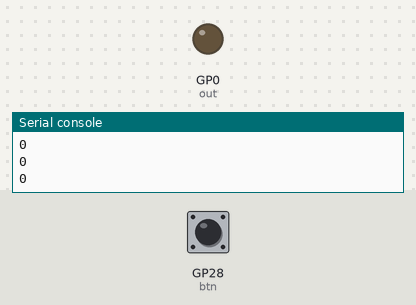
The program below on a simulated Raspberry Pi Pico running MicroPython. Shown: output pins drawn as LEDs (lit = HIGH), the last lines printed to the serial console. The test bench sets the inputs (shaded band); at power-on: GP28 (btn) LOW.

Above: at 1.2 s.
1.3 s: GP28 (btn) pulled HIGH for 0.3 s
At 1.9 s:
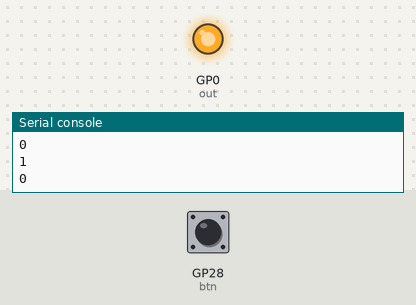
3.5 s: GP28 (btn) pulled HIGH for 3.2 s
At 7.5 s:
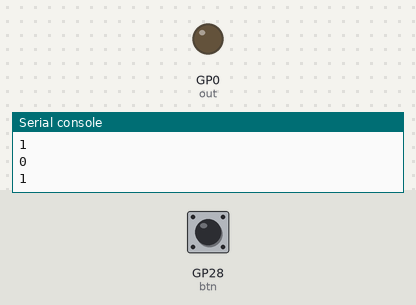
Timing chart, 0 to 9.0 s (numbered marks = the images above; inputs shaded):
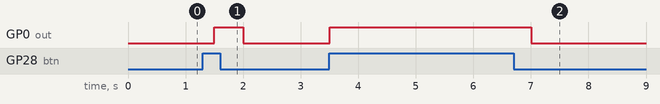

Measured:
- after the input at 1.3 s, GP0 (out): LOW → HIGH after 0.20 s, → LOW 0.50 s later
- after the input at 3.5 s, GP0 (out): LOW → HIGH at once, → LOW 3.5 s later

The program:

start.py
```python
from machine import Pin
import utime

out = Pin(0, Pin.OUT)
btn = Pin(28, Pin.IN)
while True:
    utime.sleep(0.5)
    print(btn.value())
    print(out.value())
    if btn.value() == 1:
        out.value(1)
    else:
        out.value(0)
```
